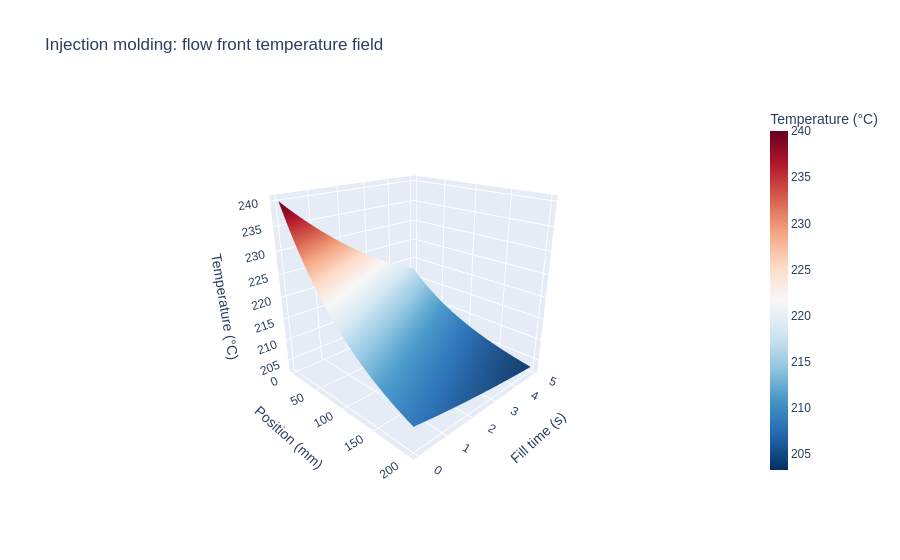

Notebook cell for this chart:
### Code cell
fig_surf = go.Figure(data=go.Surface(
    x=X_grid,
    y=T_grid,
    z=temp_field,
    colorscale='RdBu_r',
    colorbar=dict(title='Temperature (°C)', thickness=18),
    hovertemplate=(
        'Position: %{x:.1f} mm<br>'
        'Fill time: %{y:.2f} s<br>'
        'Temperature: %{z:.1f} °C'
        '<extra></extra>'
    )
))

fig_surf.update_layout(
    title='Injection molding: flow front temperature field',
    scene=dict(
        xaxis_title='Position (mm)',
        yaxis_title='Fill time (s)',
        zaxis_title='Temperature (°C)',
        camera=dict(eye=dict(x=1.6, y=-1.6, z=0.9))
    ),
    font_family='Arial'
)

fig_surf.show()

### Figure 1 — Plotly figure (JSON) as saved in the notebook; plotly's stock layout.template omitted (floating-point values rounded to 4 significant figures; data arrays with more than 128 entries replaced by an {"elided": "..."} marker saying what was removed)
{"data": [{"colorbar": {"thickness": 18, "title": {"text": "Temperature (°C)"}}, "colorscale": [[0, "rgb(5,48,97)"], [0.1, "rgb(33,102,172)"], [0.2, "rgb(67,147,195)"], [0.3, "rgb(146,197,222)"], [0.4, "rgb(209,229,240)"], [0.5, "rgb(247,247,247)"], [0.6, "rgb(253,219,199)"], [0.7, "rgb(244,165,130)"], [0.8, "rgb(214,96,77)"], [0.9, "rgb(178,24,43)"], [1, "rgb(103,0,31)"]], "hovertemplate": "Position: %{x:.1f} mm<br>Fill time: %{y:.2f} s<br>Temperature: %{z:.1f} °C<extra></extra>", "type": "surface", "x": {"elided": "60x80 float values"}, "y": {"elided": "60x80 float values"}, "z": {"elided": "60x80 float values"}}], "layout": {"font": {"family": "Arial"}, "scene": {"camera": {"eye": {"x": 1.6, "y": -1.6, "z": 0.9}}, "xaxis": {"title": {"text": "Position (mm)"}}, "yaxis": {"title": {"text": "Fill time (s)"}}, "zaxis": {"title": {"text": "Temperature (°C)"}}}, "title": {"text": "Injection molding: flow front temperature field"}}}
